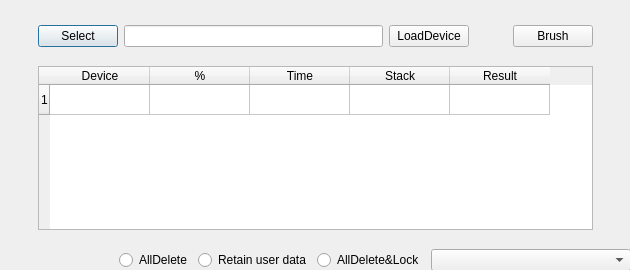
<?xml version="1.0" encoding="UTF-8"?>
<ui version="4.0">
 <class>Flash</class>
 <widget class="QDialog" name="Flash">
  <property name="windowModality">
   <enum>Qt::WindowModality::NonModal</enum>
  </property>
  <property name="geometry">
   <rect>
    <x>0</x>
    <y>0</y>
    <width>630</width>
    <height>270</height>
   </rect>
  </property>
  <property name="windowTitle">
   <string>Flash 2026.4.12.0</string>
  </property>
  <widget class="QWidget" name="gridLayoutWidget">
   <property name="geometry">
    <rect>
     <x>0</x>
     <y>0</y>
     <width>631</width>
     <height>271</height>
    </rect>
   </property>
   <layout class="QGridLayout" name="gridLayout">
    <item row="6" column="6">
     <spacer name="verticalSpacer_3">
      <property name="orientation">
       <enum>Qt::Orientation::Vertical</enum>
      </property>
      <property name="sizeHint" stdset="0">
       <size>
        <width>20</width>
        <height>40</height>
       </size>
      </property>
     </spacer>
    </item>
    <item row="1" column="6">
     <spacer name="verticalSpacer">
      <property name="orientation">
       <enum>Qt::Orientation::Vertical</enum>
      </property>
      <property name="sizeHint" stdset="0">
       <size>
        <width>20</width>
        <height>40</height>
       </size>
      </property>
     </spacer>
    </item>
    <item row="7" column="2" colspan="11">
     <widget class="QTableWidget" name="tableWidget">
      <attribute name="horizontalHeaderMinimumSectionSize">
       <number>20</number>
      </attribute>
      <attribute name="horizontalHeaderDefaultSectionSize">
       <number>100</number>
      </attribute>
      <attribute name="verticalHeaderMinimumSectionSize">
       <number>19</number>
      </attribute>
      <attribute name="verticalHeaderDefaultSectionSize">
       <number>30</number>
      </attribute>
      <row/>
      <column>
       <property name="text">
        <string>Device</string>
       </property>
      </column>
      <column>
       <property name="text">
        <string>%</string>
       </property>
      </column>
      <column>
       <property name="text">
        <string>Time</string>
       </property>
      </column>
      <column>
       <property name="text">
        <string>Stack</string>
       </property>
      </column>
      <column>
       <property name="text">
        <string>Result</string>
       </property>
      </column>
     </widget>
    </item>
    <item row="5" column="2">
     <widget class="QPushButton" name="pushButton">
      <property name="text">
       <string>Select</string>
      </property>
     </widget>
    </item>
    <item row="5" column="10">
     <widget class="QPushButton" name="pushButton_3">
      <property name="text">
       <string>LoadDevice</string>
      </property>
     </widget>
    </item>
    <item row="8" column="3">
     <spacer name="verticalSpacer_2">
      <property name="orientation">
       <enum>Qt::Orientation::Vertical</enum>
      </property>
      <property name="sizeHint" stdset="0">
       <size>
        <width>20</width>
        <height>40</height>
       </size>
      </property>
     </spacer>
    </item>
    <item row="5" column="12">
     <widget class="QPushButton" name="pushButton_2">
      <property name="text">
       <string>Brush</string>
      </property>
     </widget>
    </item>
    <item row="5" column="3" colspan="7">
     <widget class="QLineEdit" name="lineEdit"/>
    </item>
    <item row="0" column="6">
     <spacer name="verticalSpacer_4">
      <property name="orientation">
       <enum>Qt::Orientation::Vertical</enum>
      </property>
      <property name="sizeHint" stdset="0">
       <size>
        <width>20</width>
        <height>40</height>
       </size>
      </property>
     </spacer>
    </item>
    <item row="9" column="1" colspan="13">
     <layout class="QHBoxLayout" name="horizontalLayout">
      <item>
       <spacer name="horizontalSpacer">
        <property name="orientation">
         <enum>Qt::Orientation::Horizontal</enum>
        </property>
        <property name="sizeType">
         <enum>QSizePolicy::Policy::Expanding</enum>
        </property>
        <property name="sizeHint" stdset="0">
         <size>
          <width>40</width>
          <height>20</height>
         </size>
        </property>
       </spacer>
      </item>
      <item>
       <widget class="QRadioButton" name="radioButton">
        <property name="enabled">
         <bool>true</bool>
        </property>
        <property name="text">
         <string>AllDelete</string>
        </property>
        <property name="autoRepeat">
         <bool>false</bool>
        </property>
        <property name="autoRepeatDelay">
         <number>300</number>
        </property>
       </widget>
      </item>
      <item>
       <widget class="QRadioButton" name="radioButton_2">
        <property name="text">
         <string>Retain user data</string>
        </property>
       </widget>
      </item>
      <item>
       <widget class="QRadioButton" name="radioButton_3">
        <property name="text">
         <string>AllDelete&amp;&amp;Lock</string>
        </property>
       </widget>
      </item>
      <item>
       <widget class="QComboBox" name="comboBox">
        <property name="minimumSize">
         <size>
          <width>200</width>
          <height>0</height>
         </size>
        </property>
       </widget>
      </item>
     </layout>
    </item>
   </layout>
  </widget>
 </widget>
 <resources/>
 <connections/>
</ui>
